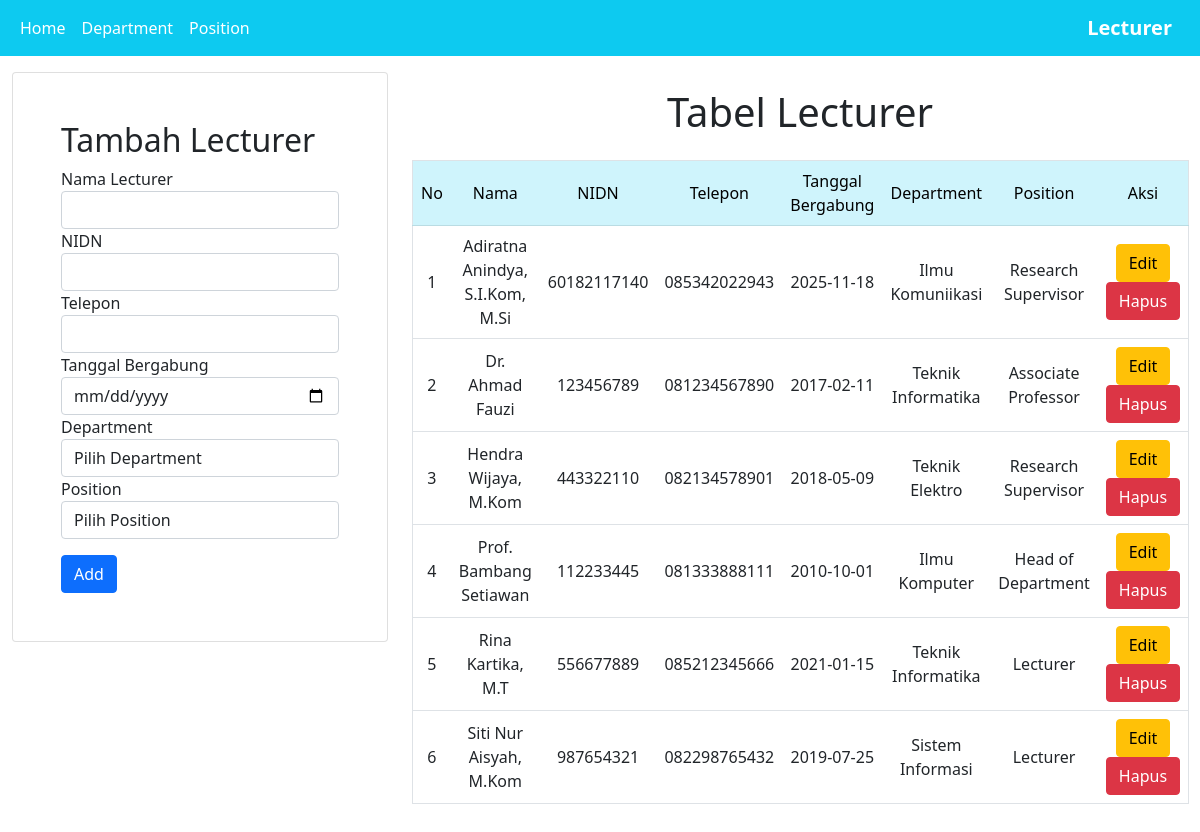
The page /tp_mvc25/index.php on the database its author committed.
### tables this page shows
CREATE TABLE `lecturers` (
  `id` int(11) NOT NULL,
  `name` varchar(100) NOT NULL,
  `nidn` varchar(30) NOT NULL,
  `phone` varchar(20) NOT NULL,
  `join_date` date NOT NULL,
  `dept_id` int(11) DEFAULT NULL,
  `position_id` int(11) DEFAULT NULL
);

CREATE TABLE `departments` (
  `dept_id` int(11) NOT NULL,
  `dept_name` varchar(100) NOT NULL,
  `room_code` varchar(20) DEFAULT NULL
);

CREATE TABLE `position` (
  `position_id` int(11) NOT NULL,
  `position_name` varchar(100) NOT NULL
);

### tp_mvc25/controllers/LecturerController.php (called while the page is built, shortened)
<?php
include_once("view/LecturerView.php");
class LecturerController
{
  private $lecturer;
  private $department;
  private $position;
  function __construct()
  {
    $this->lecturer = new Lecturer(Config::$db_host, Config::$db_user, Config::$db_pass, Config::$db_name);
    $this->department = new Department(Config::$db_host, Config::$db_user, Config::$db_pass, Config::$db_name);
    $this->position = new Position(Config::$db_host, Config::$db_user, Config::$db_pass, Config::$db_name);
  }
  public function index()
  {
    $this->lecturer->open();
    $this->department->open();
    $this->position->open();
    $this->lecturer->getLecturer();
    $this->department->getDepartment();
    $this->position->getPosition();
    $data = [
      'lecturer' => [],
      'department' => [],
      'position' => []
    ];
    while ($row = $this->lecturer->getResult()) {
      $data['lecturer'][] = $row;
    }
    while ($row = $this->department->getResult()) {
      $data['department'][] = $row;
    }
    while ($row = $this->position->getResult()) {
      $data['position'][] = $row;
    }
    $view = new LecturerView();
    $view->render($data);
  }
}
?>

### tp_mvc25/index.php (called while the page is built, shortened)
<?php
include_once("view/Template.php");
include_once("models/DB.php");
include_once("controllers/LecturerController.php");
$lecturer = new LecturerController();
$lecturer->index();
exit();
?>

### tp_mvc25/models/DB.php (called while the page is built, shortened)
<?php
class DB
{
    var $db_host = "";
    var $db_user = "";
    var $db_pass = "";
    var $db_name = "";
    var $db_link = "";
    function __construct($db_host, $db_user, $db_pass, $db_name)
    {
        $this->db_host = $db_host;
        $this->db_user = $db_user;
        $this->db_pass = $db_pass;
        $this->db_name = $db_name;
    }
    function open()
    {
        $this->db_link = mysqli_connect($this->db_host, $this->db_user, $this->db_pass, $this->db_name);
    }
    function execute($query)
    {
        $this->result = mysqli_query($this->db_link, $query);
        return $this->result;
    }
}

### tp_mvc25/models/Lecturer.php (called while the page is built, shortened)
<?php
class Lecturer extends DB
{
    function getLecturer()
    {
        $query = "SELECT l.id, l.name, l.nidn, l.phone, l.join_date,
                         d.dept_name AS department_name,
                         p.position_name AS position_name
                  FROM lecturers l
                  LEFT JOIN departments d ON l.dept_id = d.dept_id
                  LEFT JOIN position p ON l.position_id = p.position_id
                  ORDER BY l.name ASC";
        return $this->execute($query);
    }
}

### tp_mvc25/models/Position.php (called while the page is built, shortened)
<?php
class Position extends DB
{
    function getPosition()
    {
        $query = "SELECT * FROM position";
        return $this->execute($query);
    }
}

### tp_mvc25/view/LecturerView.php (the view, shortened to what this page needs)
<?php
class LecturerView
{
  public function render($data)
  {
    $no = 1;
    $dataLecturer = null;
   foreach ($data['lecturer'] as $val) {
    $id             = $val['id'];
    $nama           = $val['name'];
    $nip            = $val['nidn'];
    $phone          = $val['phone'];
    $join_date      = $val['join_date'];
    $department     = $val['department_name'];
    $position       = $val['position_name'];
    $dataLecturer .= "<tr class='text-center align-middle'>
                <td>" . $no++ . "</td>
                <td>" . $nama . "</td>
                <td>" . $nip . "</td>
                <td>" . $phone . "</td>
                <td>" . $join_date . "</td>
                <td>" . $department . "</td>
                <td>" . $position . "</td>
                <td>
                  <a href='index.php?id_edit=" . $id .  "' class='btn btn-warning mb-2 mb-md-0 mb-lg-0 mb-xl-0'>Edit</a>
                  <a href='index.php?id_hapus=" . $id . "' class='btn btn-danger'>Hapus</a>
                </td>
              </tr>";
    }
  }
}

### tp_mvc25/view/Template.php (shortened to what this page needs)
<?php
class Template
{
    var $content = '';
    function __construct($filename = '')
    {
        if ($filename !== '') {
            $fullpath = "template/" . $filename;
            $this->content  = implode("", file($fullpath));
        }
    }
    function clear()
    {
        $this->content = preg_replace("/DATA_[A-Z|_|0-9]+/", "", $this->content);
    }
    function write()
    {
        print $this->content;
    }
    function replace($old = '', $new = '')
    {
        if (is_int($new)) {
            $value = sprintf("%d", $new);
        } elseif (is_float($new)) {
            $value = sprintf("%f", $new);
        } elseif (is_array($new)) {
            $value = implode(" ", $new);
        } else {
            $value = $new;
        }
        $this->content = str_replace($old, $value, $this->content);
    }
}

### rows shown on the page
lecturers: name "Adiratna Anindya, S.I.Kom, M.Si", nidn "60182117140", phone "085342022943", join_date "2025-11-18", dept.dept_name "Ilmu Komuniikasi", position.position_name "Research Supervisor"
lecturers: name "Dr. Ahmad Fauzi", nidn "123456789", phone "081234567890", join_date "2017-02-11", dept.dept_name "Teknik Informatika", position.position_name "Associate Professor"
lecturers: name "Hendra Wijaya, M.Kom", nidn "443322110", phone "082134578901", join_date "2018-05-09", dept.dept_name "Teknik Elektro", position.position_name "Research Supervisor"
lecturers: name "Prof. Bambang Setiawan", nidn "112233445", phone "081333888111", join_date "2010-10-01", dept.dept_name "Ilmu Komputer", position.position_name "Head of Department"
lecturers: name "Rina Kartika, M.T", nidn "556677889", phone "085212345666", join_date "2021-01-15", dept.dept_name "Teknik Informatika", position.position_name "Lecturer"
lecturers: name "Siti Nur Aisyah, M.Kom", nidn "987654321", phone "082298765432", join_date "2019-07-25", dept.dept_name "Sistem Informasi", position.position_name "Lecturer"
